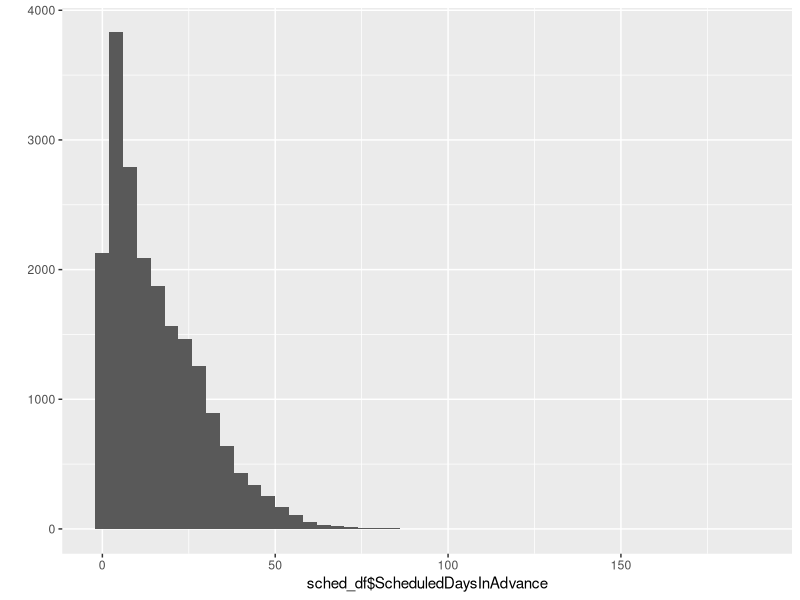
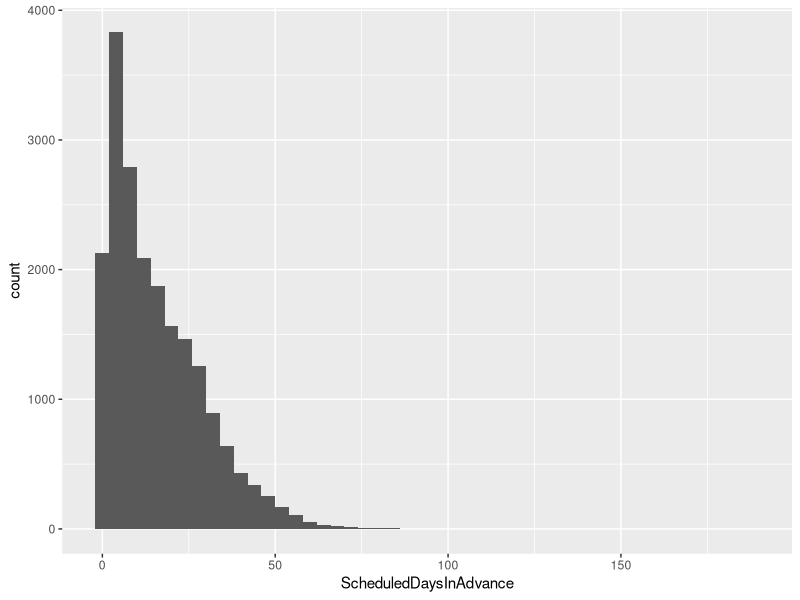
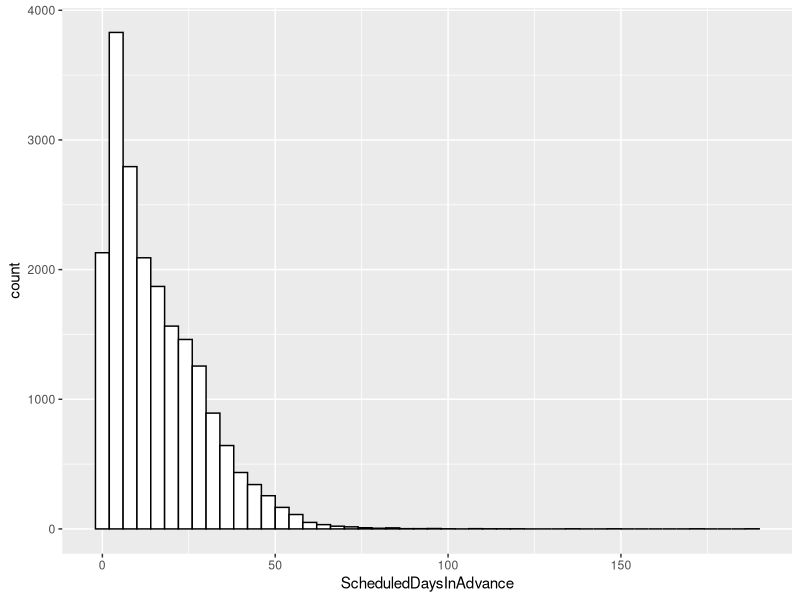
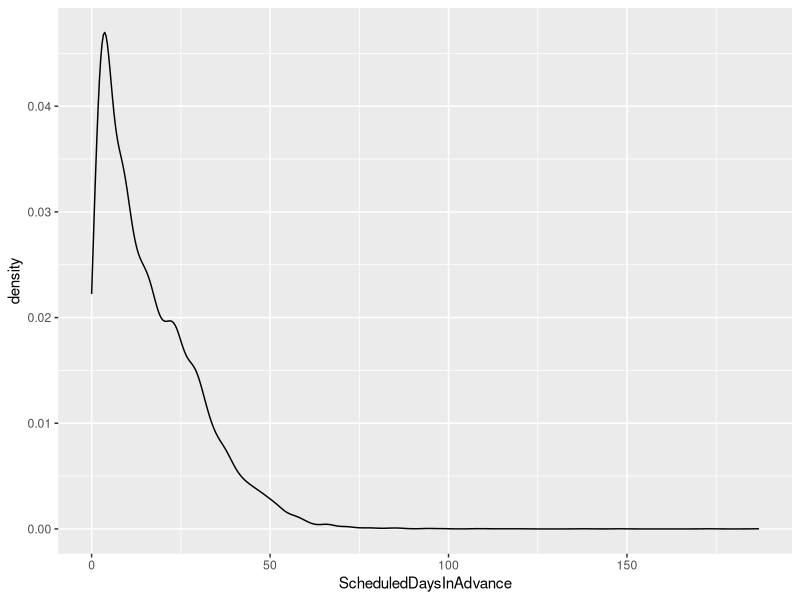
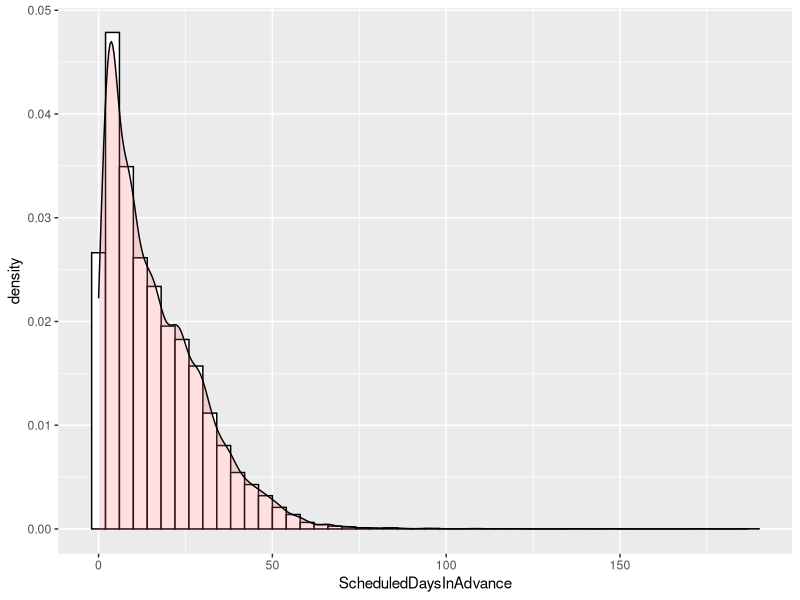
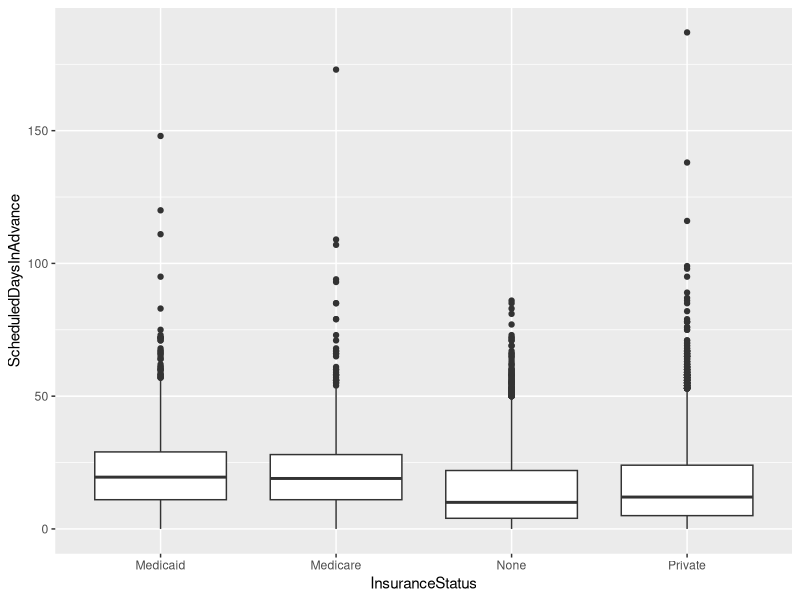
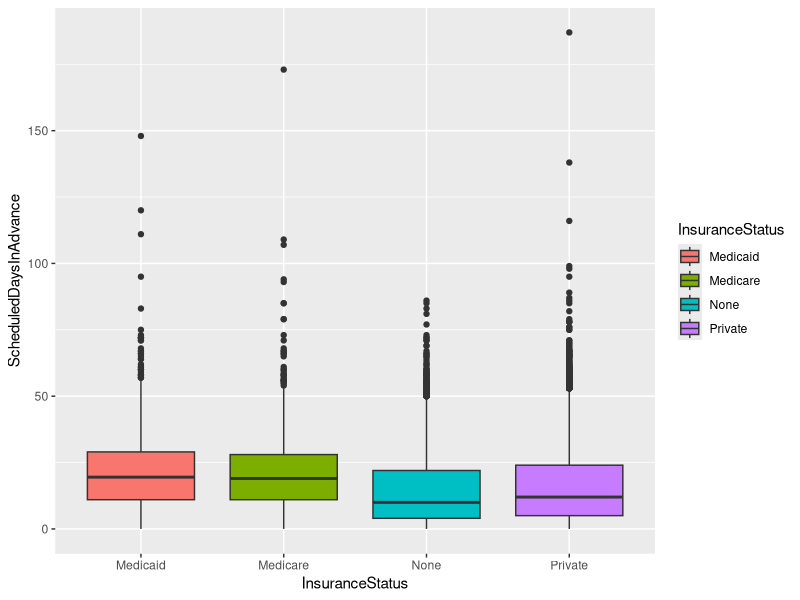
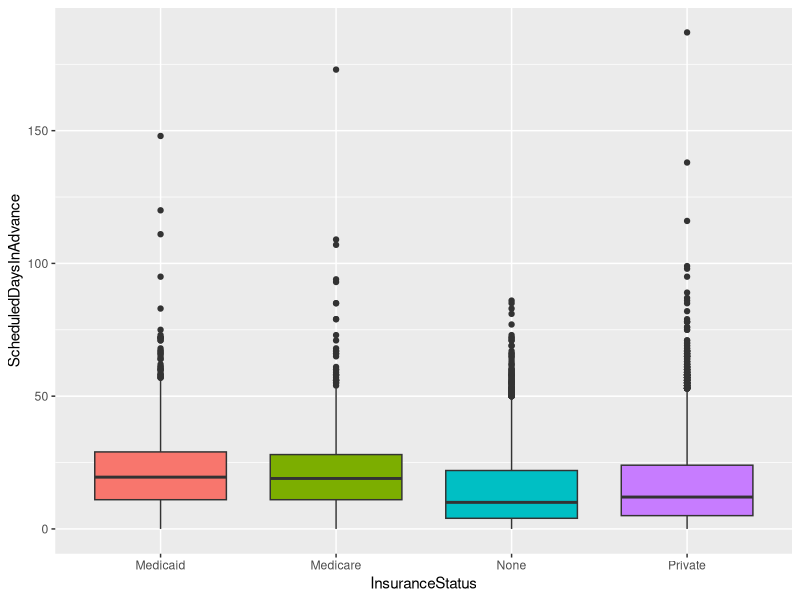

Source code (R) for these figures, in order:
## ---- chunk 1
library(plyr)      # A library for data summarization and transformation
library(ggplot2)   # A library for plotting
## ---- chunk 2
sched_df <- read.csv("data/SchedDaysAdv.csv", stringsAsFactors = TRUE)  # String ARE factors by default, just being explicit

head(sched_df)  # See the start of the data frame
tail(sched_df)  # See the end of the data frame
## ---- chunk 3
## Use summary() to get the 5 number summary
summary(sched_df$ScheduledDaysInAdvance)

## How about some percentiles
p05_leadtime <- quantile(sched_df$ScheduledDaysInAdvance,0.05)
p05_leadtime
p95_leadtime <- quantile(sched_df$ScheduledDaysInAdvance,0.95)
p95_leadtime
## ---- chunk 4
# Basic histogram for ScheduledDaysInAdvance. Each bin is 4 wide.
# These both do the same thing:
qplot(sched_df$ScheduledDaysInAdvance, binwidth=4)
ggplot(sched_df, aes(x=ScheduledDaysInAdvance)) + geom_histogram(binwidth=4)

# Draw with black outline, white fill
ggplot(sched_df, aes(x=ScheduledDaysInAdvance)) + geom_histogram(binwidth=4, colour="black", fill="white")

# Density curve
ggplot(sched_df, aes(x=ScheduledDaysInAdvance)) + geom_density()

# Histogram overlaid with kernel density curve
ggplot(sched_df, aes(x=ScheduledDaysInAdvance)) + 
    geom_histogram(aes(y=..density..),      # Histogram with density instead of count on y-axis
                   binwidth=4,
                   colour="black", fill="white") +
    geom_density(alpha=.2, fill="#FF6666")  # Overlay with transparent density plot

## ---- chunk 5
# A basic box plot by InsuranceStatus
ggplot(sched_df, aes(x=InsuranceStatus, y=ScheduledDaysInAdvance)) + geom_boxplot()

# A basic box with the InsuranceStatus colored
ggplot(sched_df, aes(x=InsuranceStatus, y=ScheduledDaysInAdvance, fill=InsuranceStatus)) + geom_boxplot()

# The above adds a redundant legend. With the legend removed:
ggplot(sched_df, aes(x=InsuranceStatus, y=ScheduledDaysInAdvance, fill=InsuranceStatus)) + geom_boxplot() +
    guides(fill=FALSE)

# With flipped axes and a different grouping field
ggplot(sched_df, aes(x=Urgency, y=ScheduledDaysInAdvance, fill=Urgency)) + geom_boxplot() + 
    guides(fill=FALSE) + coord_flip()
## ---- chunk 6
## Count(ScheduledDaysInAdvance) by Urgency
tapply(sched_df$ScheduledDaysInAdvance,sched_df$Urgency,length)

## Mean(ScheduledDaysInAdvance) by Urgency
tapply(sched_df$ScheduledDaysInAdvance,sched_df$Urgency,mean)

## Mean(ScheduledDaysInAdvance) by Urgency and store result in an array
meansbyurg<-tapply(sched_df$ScheduledDaysInAdvance,sched_df$Urgency,mean)

## Std(ScheduledDaysInAdvance) by Urgency
tapply(sched_df$ScheduledDaysInAdvance,sched_df$Urgency,sd)
## ---- chunk 7
tapply(sched_df$ScheduledDaysInAdvance,list(sched_df$Urgency,sched_df$InsuranceStatus),mean)
## ---- chunk 8
aggregate(sched_df$ScheduledDaysInAdvance,list(sched_df$Urgency,sched_df$InsuranceStatus),mean)
## ---- chunk 9
meansbyurgstatus <- aggregate(sched_df$ScheduledDaysInAdvance,list(sched_df$Urgency,sched_df$InsuranceStatus),mean)
names(meansbyurgstatus) <- c("Urgency","MilStatus","MeanLeadTime")
## ---- chunk 10
summarise(sched_df, mean_leadtime=mean(ScheduledDaysInAdvance),
  sd_leadtime=sd(ScheduledDaysInAdvance),
  min_leadtime = min(ScheduledDaysInAdvance),
  p05_leadtime = quantile(ScheduledDaysInAdvance,0.05),
  p95_leadtime = quantile(ScheduledDaysInAdvance,0.95),
  max_leadtime = max(ScheduledDaysInAdvance))
## ---- chunk 11
overall_stats <- summarise(sched_df, mean_leadtime=mean(ScheduledDaysInAdvance),
  sd_leadtime=sd(ScheduledDaysInAdvance),
  min_leadtime = min(ScheduledDaysInAdvance),
  p05_leadtime = quantile(ScheduledDaysInAdvance,0.05),
  p95_leadtime = quantile(ScheduledDaysInAdvance,0.95),
  max_leadtime = max(ScheduledDaysInAdvance))
## ---- chunk 12
## Count(ScheduledDaysInAdvance) by Urgency
ddply(sched_df,"Urgency",summarise,numcases=length(ScheduledDaysInAdvance))

## A variant of above but using the special "dot" function so that the splitting variables can
## be referenced directly by name without quotes.
ddply(sched_df,.(Urgency),summarise,numcases=length(ScheduledDaysInAdvance))

## Mean(ScheduledDaysInAdvance) by Urgency
ddply(sched_df,.(Urgency),summarise,mean_leadtime=mean(ScheduledDaysInAdvance))

## Mean(ScheduledDaysInAdvance) by Urgency and store result in an array
meansbyurg<-ddply(sched_df,.(Urgency),summarise,mean_leadtime=mean(ScheduledDaysInAdvance))

## Std(ScheduledDaysInAdvance) by Urgency
ddply(sched_df,.(Urgency),summarise,sd_leadtime=sd(ScheduledDaysInAdvance))

## Now let's do mean lead time by Urgency and InsuranceStatus
ddply(sched_df,.(Urgency,InsuranceStatus),summarise,mean_leadtime=mean(ScheduledDaysInAdvance))
## ---- chunk 13
ddply(sched_df,.(Service,InsuranceStatus),summarise,p95_leadtime=quantile(ScheduledDaysInAdvance,0.95))

## Now let's do it by Urgency
ddply(sched_df,.(Urgency),summarise,p95_leadtime=quantile(ScheduledDaysInAdvance,0.95))

## or by service
ddply(sched_df,.(Service),summarise,p95_leadtime=quantile(ScheduledDaysInAdvance,0.95))
## ---- chunk 14
# Histogram with counts
qplot(ScheduledDaysInAdvance, data = sched_df, binwidth=4) + facet_wrap(~ Service)

# Histogram with frequencies
ggplot(sched_df,aes(x=ScheduledDaysInAdvance)) + facet_wrap(~ Service) +
   geom_histogram(aes(y=..density..), binwidth=4)
